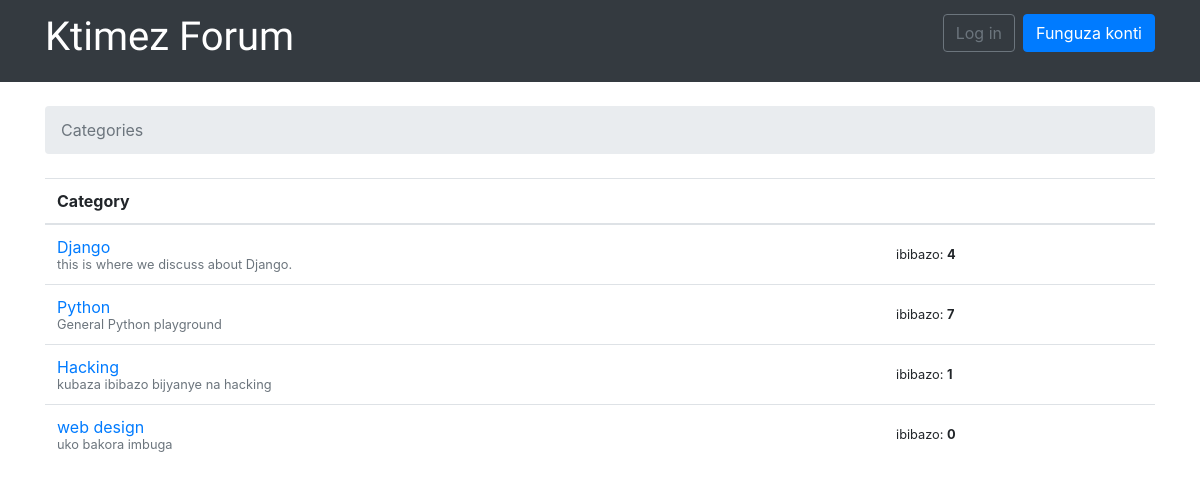
The app's page /, older data.
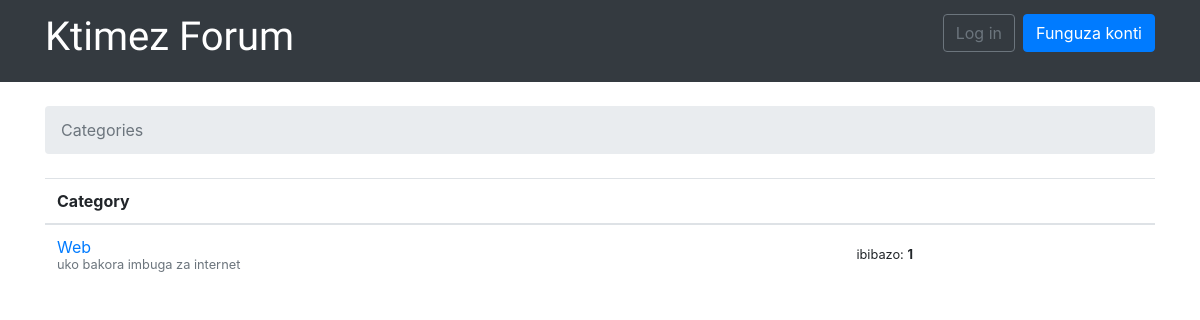
The same page, newer data.
### categories/models.py (models this page shows, shortened)
class Category(models.Model):
    name = models.CharField(max_length=30, unique=True)
    description = models.CharField(max_length=100)

### categories/views.py (the view)
# urls.py: 2. Add a URL to urlpatterns:  url(r'^$', views.home, name='home')
def home(request):
    cats = Category.objects.all()
    return render(request, 'home.html', {'cats':cats })

### templates/home.html
{% extends 'base.html' %}
{% block breadcrumb %}
  <li class="breadcrumb-item active">Categories</li>
{% endblock %}
{% block content %}
  <table class="table">
    <thead class="thead-inverse">
      <tr>
        <th>Category</th>
        <th></th>
      </tr>
    </thead>
    <tbody>
      {% for board in cats %}
       <tr>
          <td>
            <a href="{% url 'category_topics' board.pk %}">{{ board.name }}</a>
            <small class="text-muted d-block">{{ board.description }}</small>
          </td>
          <td class="align-middle">
            <small>ibibazo: <b>{{ board.topics.count }}</b></small>
          </td>
        </tr>
      {% endfor %}
    </tbody>
  </table>
{% endblock %}

### templates/base.html (shortened to what this page needs)
<html>
  <html>
  <head>
    <link rel="stylesheet" href="https://maxcdn.bootstrapcdn.com/bootstrap/4.0.0-beta/css/bootstrap.min.css">
  </head>
  <body>
  {% block body %}
<nav class="navbar navbar-expand-sm navbar-dark bg-dark">
  <div class="container">
    <a class="navbar-brand" href="{% url 'home' %}"><h1 style="font-family:'Wallpoet';">Ktimez Forum</h1></a>
    <div class="collapse navbar-collapse" id="mainMenu">
      {% if user.is_authenticated %}
        <ul class="navbar-nav ml-auto">
          <li class="nav-item dropdown">
            <a class="nav-link dropdown-toggle" href="#" id="userMenu" data-toggle="dropdown" aria-haspopup="true" aria-expanded="false">
              {{ user.username }}
            </a>
            <div class="dropdown-menu dropdown-menu-right" aria-labelledby="userMenu">
              <a class="dropdown-item" href="#">Konti Yanjyet</a>
              <a class="dropdown-item" href="#">Guhindura password</a>
              <div class="dropdown-divider"></div>
              <a class="dropdown-item" href="{% url 'logout' %}">Log out</a>
            </div>
          </li>
        </ul>
      {% else %}
        <form class="form-inline ml-auto">
          <a href="{% url 'login' %}" class="btn btn-outline-secondary">Log in</a>
          <a href="{% url 'signup' %}" class="btn btn-primary ml-2">Funguza konti</a>
        </form>
      {% endif %}
    </div>
  </div>
</nav>
  <div class="container">
    <ol class="breadcrumb my-4">
      {% block breadcrumb %}
      {% endblock %}
    </ol>
    {% block content %}
    {% endblock %}
  </div>
{% endblock body %}
</body>
</html>

Row changes from the older to the newer data that the page shows:
removed Category: name "Django", description "this is where we discuss about Django.", topics.count "4"
removed Category: name "Python", description "General Python playground", topics.count "7"
removed Category: name "Hacking", description "kubaza ibibazo bijyanye na hacking", topics.count "1"
removed Category: name "web design", description "uko bakora imbuga", topics.count "0"
added Category: name "Web", description "uko bakora imbuga za internet", topics.count "1"
